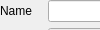
        <widget class="gui::CollapsibleWidget" name="baseProperties">
         <property name="sizePolicy">
          <sizepolicy hsizetype="Preferred" vsizetype="Maximum">
           <horstretch>0</horstretch>
           <verstretch>0</verstretch>
          </sizepolicy>
         </property>
         <property name="collapsed" stdset="0">
          <bool>true</bool>
         </property>
         <property name="text" stdset="0">
          <string>Base properties</string>
         </property>
         <widget class="QWidget" name="page_17">
          <layout class="QGridLayout" name="gridLayout">
           <item row="1" column="0">
            <widget class="QLabel" name="label_13">
             <property name="text">
              <string>ID</string>
             </property>
            </widget>
           </item>
           <item row="3" column="0">
            <widget class="QLabel" name="label_40">
             <property name="text">
              <string>Lifetime</string>
             </property>
            </widget>
           </item>
           <item row="1" column="1">
            <widget class="QLineEdit" name="entityID">
             <property name="sizePolicy">
              <sizepolicy hsizetype="Preferred" vsizetype="Fixed">
               <horstretch>0</horstretch>
               <verstretch>0</verstretch>
              </sizepolicy>
             </property>
             <property name="readOnly">
              <bool>true</bool>
             </property>
            </widget>
           </item>
           <item row="0" column="1">
            <widget class="QLineEdit" name="entityName">
             <property name="sizePolicy">
              <sizepolicy hsizetype="Preferred" vsizetype="Fixed">
               <horstretch>0</horstretch>
               <verstretch>0</verstretch>
              </sizepolicy>
             </property>
            </widget>
           </item>
           <item row="4" column="1">
            <widget class="QCheckBox" name="chkKillAtLifetime">
             <property name="text">
              <string>Kill at lifetime</string>
             </property>
            </widget>
           </item>
           <item row="3" column="1">
            <layout class="QHBoxLayout" name="horizontalLayout_4">
             <item>
              <widget class="QDoubleSpinBox" name="entityLifetime">
               <property name="sizePolicy">
                <sizepolicy hsizetype="Preferred" vsizetype="Fixed">
                 <horstretch>0</horstretch>
                 <verstretch>0</verstretch>
                </sizepolicy>
               </property>
               <property name="minimumSize">
                <size>
                 <width>151</width>
                 <height>0</height>
                </size>
               </property>
               <property name="specialValueText">
                <string>Unlimited</string>
               </property>
               <property name="suffix">
                <string> s</string>
               </property>
               <property name="minimum">
                <double>0.000000000000000</double>
               </property>
               <property name="maximum">
                <double>99999.000000000000000</double>
               </property>
               <property name="singleStep">
                <double>0.100000000000000</double>
               </property>
               <property name="stepType">
                <enum>QAbstractSpinBox::AdaptiveDecimalStepType</enum>
               </property>
              </widget>
             </item>
             <item>
              <widget class="QToolButton" name="btnResetLifetime">
               <property name="toolTip">
                <string>Reset entity lifetime to unlimited</string>
               </property>
               <property name="text">
                <string>...</string>
               </property>
               <property name="icon">
                <iconset resource="../resource/resource.qrc">
                 <normaloff>:/16x16_ico_png/reset.png</normaloff>:/16x16_ico_png/reset.png</iconset>
               </property>
               <property name="autoRaise">
                <bool>false</bool>
               </property>
               <property name="arrowType">
                <enum>Qt::NoArrow</enum>
               </property>
              </widget>
             </item>
            </layout>
           </item>
           <item row="5" column="1">
            <widget class="QCheckBox" name="chkKillAtBoundary">
             <property name="text">
              <string>Kill at scene boundary</string>
             </property>
            </widget>
           </item>
           <item row="4" column="0">
            <widget class="QLabel" name="label_9">
             <property name="text">
              <string>Killing</string>
             </property>
            </widget>
           </item>
           <item row="0" column="0">
            <widget class="QLabel" name="label">
             <property name="sizePolicy">
              <sizepolicy hsizetype="Maximum" vsizetype="Preferred">
               <horstretch>0</horstretch>
               <verstretch>0</verstretch>
              </sizepolicy>
             </property>
             <property name="text">
              <string>Name</string>
             </property>
             <property name="alignment">
              <set>Qt::AlignLeading|Qt::AlignLeft|Qt::AlignVCenter</set>
             </property>
            </widget>
           </item>
           <item row="2" column="1">
            <widget class="QLineEdit" name="entityTag">
             <property name="sizePolicy">
              <sizepolicy hsizetype="Preferred" vsizetype="Fixed">
               <horstretch>0</horstretch>
               <verstretch>0</verstretch>
              </sizepolicy>
             </property>
            </widget>
           </item>
           <item row="2" column="0">
            <widget class="QLabel" name="label_11">
             <property name="text">
              <string>Tag</string>
             </property>
            </widget>
           </item>
          </layout>
         </widget>
        </widget>
